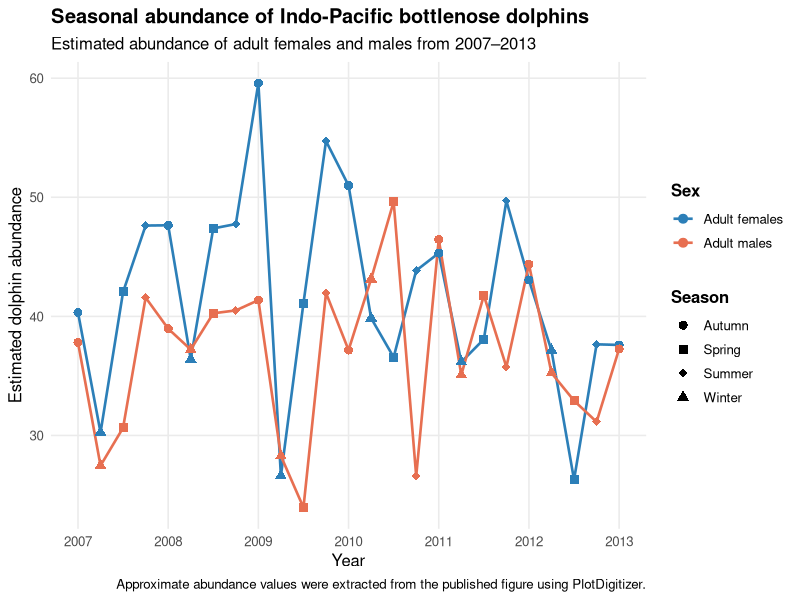

Generate this figure with R:
## ---- chunk 1
# Load packages needed for data wrangling, plotting, and project file paths
library(tidyverse)
library(here)
## ---- chunk 2
# Import the digitised dolphin abundance data
dolphin_data <- read_csv(
  here("data", "workshop 3", "dolphin_abundance_digitised.csv"))

# Inspect the imported data structure
glimpse(dolphin_data)
## ---- chunk 3
# Label the first 25 digitised points as females and the next 25 as males
dolphin_clean <- dolphin_data |>
  mutate(
    sex = if_else(row_number() <= 25, "Adult females", "Adult males"),
    position = round(x))

# Check the cleaned data
glimpse(dolphin_clean)
head(dolphin_clean)
tail(dolphin_clean)
## ---- chunk 4
# Assign each digitised point to its correct sampling period
dolphin_clean <- dolphin_clean |>
  group_by(sex) |>
  mutate(
    time_index = row_number(),
    year = c(rep(2007:2012, each = 4), 2013),
    season = c(rep(c("Autumn", "Winter", "Spring", "Summer"), 6), "Autumn")) |>
  ungroup()

# Check that the year and season labels were assigned correctly
dolphin_clean |>
  select(sex, time_index, year, season, y) |>
  head(10)
## ---- chunk 5
# Rename the digitised abundance values and create an ordered sampling-period label
dolphin_clean <- dolphin_clean |>
  rename(
    abundance = y) |>
  mutate(
    sampling_period = paste(season, year),
    sampling_period = factor(
      sampling_period,
      levels = unique(sampling_period)))

# Check the final plotting variables
dolphin_clean |>
  select(sex, year, season, sampling_period, abundance) |>
  head(10)
## ---- chunk 6
# Create a numeric time variable so seasons can be plotted within each year
dolphin_plot <- dolphin_clean |>
  mutate(
    time_numeric = year +
      case_when(
        season == "Autumn" ~ 0,
        season == "Winter" ~ 0.25,
        season == "Spring" ~ 0.50,
        season == "Summer" ~ 0.75))

# Create a cleaner publication-style plot with improved colours and legend layout
ggplot(
  dolphin_plot,
  aes(
    x = time_numeric,
    y = abundance,
    colour = sex,
    group = sex)) +
  geom_line(linewidth = 0.9) +
  geom_point(
    aes(shape = season),
    size = 2.7) +
  scale_colour_manual(
    values = c(
      "Adult females" = "#2C7FB8",
      "Adult males" = "#E76F51")) +
  scale_shape_manual(
    values = c(
      "Autumn" = 16,
      "Winter" = 17,
      "Spring" = 15,
      "Summer" = 18)) +
  scale_x_continuous(
    breaks = 2007:2013) +
  labs(
    title = "Seasonal abundance of Indo-Pacific bottlenose dolphins",
    subtitle = "Estimated abundance of adult females and males from 2007–2013",
    x = "Year",
    y = "Estimated dolphin abundance",
    colour = "Sex",
    shape = "Season",
    caption = "Approximate abundance values were extracted from the published figure using PlotDigitizer.") +
  theme_minimal(base_size = 12) +
  theme(
  panel.grid.minor = element_blank(),
  legend.position = "right",
  legend.box = "vertical",
  legend.title = element_text(face = "bold"),
  plot.title = element_text(face = "bold")) +
guides(
  colour = guide_legend(
    order = 1),
  shape = guide_legend(
    order = 2))
